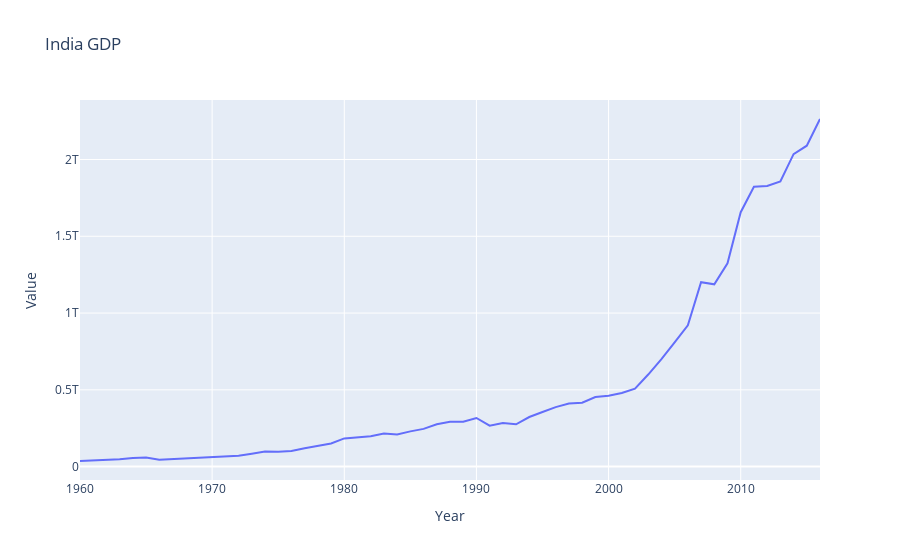

Source (notebook cell):
### Code cell
df_pr = df[df['Country Name']=='India']
fig = px.line(df_pr, x = 'Year', y = 'Value', title = 'India GDP')
fig
# To save file we use following line of code
# pyo.plot(fig, filename = 'India.html')
